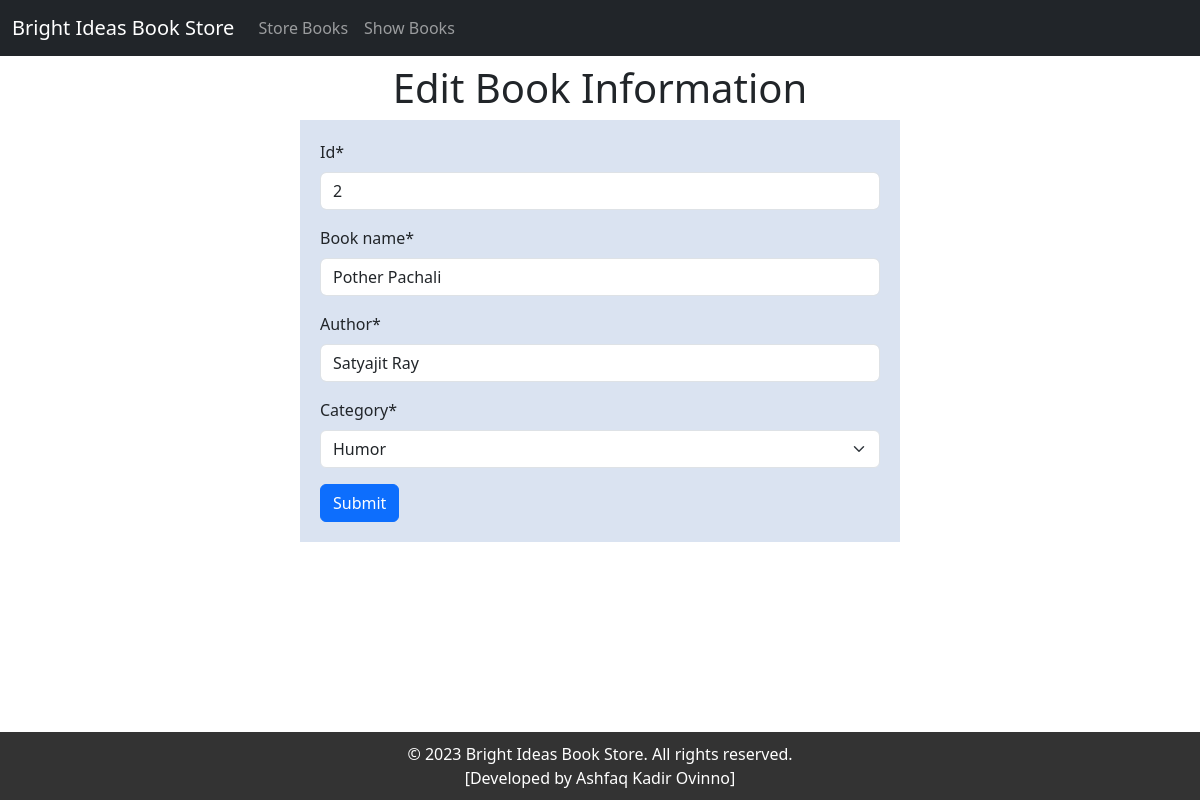
Page /edit_books/2 on the committed database.
### book/models.py (models this page shows)
class BookStoreModel(models.Model):
    CATEGORY = (
        ('Mystery', 'Mystery'),
        ('Thriller', 'Thriller'),
        ('Sci-Fi', 'Sci-Fi'),
        ('Humor', 'Humor'),
        ('Horror', 'Horror'),
    )
    id = models.IntegerField(primary_key=True)
    book_name = models.CharField(max_length=30)
    author = models.CharField(max_length=30)
    category = models.CharField(max_length=30, choices=CATEGORY)
    first_pub = models.DateTimeField(auto_now_add=True) # first entry
    last_pub = models.DateTimeField(auto_now=True) # edited entry

### book/views.py (the view)
# urls.py: path('edit_books/<int:id>', edit_book, name='edit_book'),
def edit_book(request, id):
    book = BookStoreModel.objects.get(pk = id)
    form = BookStoreForm(instance=book)
    if request.method == 'POST':
        form = BookStoreForm(request.POST, instance=book)
        if form.is_valid():
            form.save()
            return redirect('show_book')
    return render(request, 'edit_book.html', {'form': form})

### book/forms.py
class BookStoreForm(forms.ModelForm):
    class Meta:
        model = BookStoreModel
        fields = ['id', 'book_name', 'author', 'category']

### book/templates/edit_book.html (shortened to what this page needs)
{% extends 'base.html' %}
{% load crispy_forms_tags %}
{% block content %}
<div style="width: 50%; margin: auto; text-align: center">
  <h1><h1>Edit Book Information</h1></h1>
</div>
<div
  style="
    width: 50%;
    height: 100%;
    margin: auto;
    background: rgb(218, 227, 241);
    padding: 20px;
  "
>
  <form method="POST">
    {% csrf_token %} {{form|crispy}}
    <button class="btn btn-primary" type="submit">Submit</button>
  </form>
</div>
{% endblock %}

### rows in the picture
BookStoreModel: id "2", book_name "Pother Pachali", author "Satyajit Ray", category "Humor"
